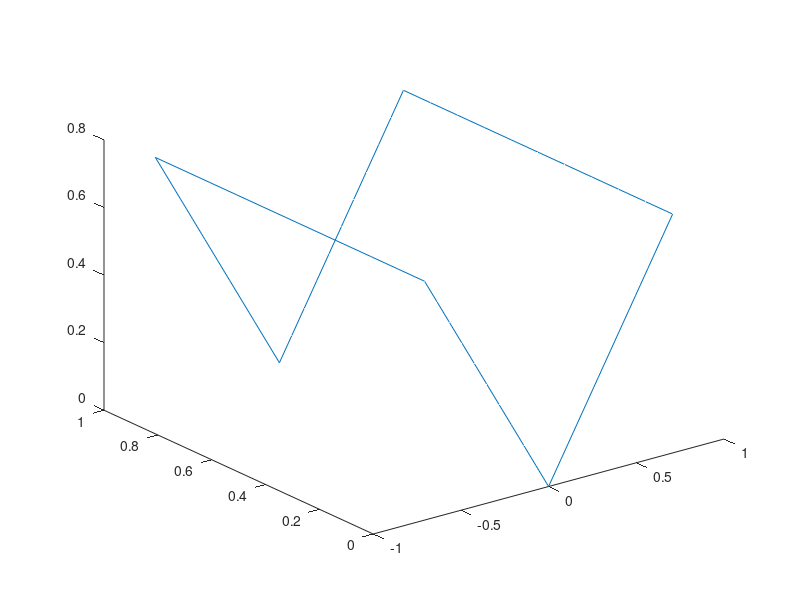

Here is the MATLAB script that generated this plot: (Note: this script raises an error after producing the figure.)

%% calculate chosen cube's edges


cube = [0 0 0; ...
        1 0 0;
        1 1 0;
        0 1 0;
        0 1 1;
        0 0 1;
        0 0 0;
];

Dp = 0.1;
vec = 0:Dp:0.99;
vec_ones = ones(size(vec));
edges1 = (cube(2:end,:) - cube(1:end-1,:));
pts = cube(1:end-1,:);
edges2 = (edges1(:) * vec)' + (pts(:) * vec_ones)';
edges3 = reshape(edges2, numel(edges2)/3, 3);
R = roty(45);
edges = edges3 * R;
edges = [edges ; 0 0 0];
X = edges(:,1);
Y = edges(:,2);
Z = edges(:,3);
plot3(X,Y,Z);

%% build the surface with the initial data
Dp = 0.1;
R = roty(45);
[A,B,C] = meshgrid(0:Dp:1,0:Dp:1,0);
S1 = [A(:),B(:),C(:)] * R;

x = reshape(S1(:,1), size(A));
y = reshape(S1(:,2), size(A));
z = reshape(S1(:,3), size(A));

u = [fliplr(-x) x];
v = [fliplr(y) y];
w = [fliplr(z) z];
u(:,12) = [];
v(:,12) = [];
w(:,12) = [];

edges = nan(size(w));
edges([1 end], :) = w([1 end], :);
edges(:, [1 end]) = w(:, [1 end]);

% surf(u,v,w);
mean_curvature_flow(u,v,w, edges);

%% remove 1 edge:
edges(:,1) = NaN;
[a,b,c] = mean_curvature_flow(u,v,w, edges);

